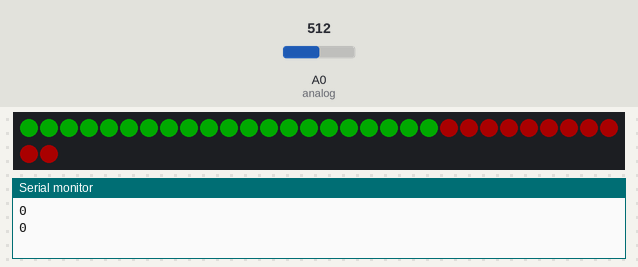
This sketch was run on a simulated Arduino Uno, built with avr-gcc and run on an emulated ATmega328P. On the bench: 32 RGB LEDs in strip order, left to right, continuing on the next row, the last lines printed to the serial monitor. The inputs (shaded band) are chosen by the test bench; at power-on: A0 (analog) = 512. Dim RGB values are drawn brighter than linear.

Above: at 6.03 s.
6.1 s: A0 (analog) set to 900
At 11.81 s:
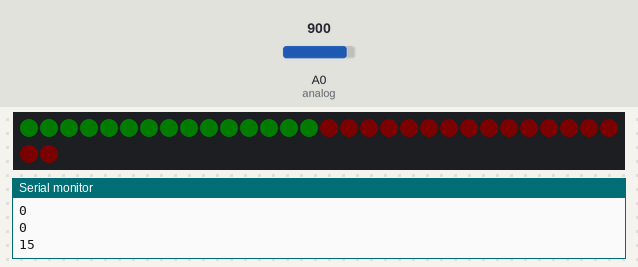
12.3 s: A0 (analog) set to 1023
At 14.42 s:
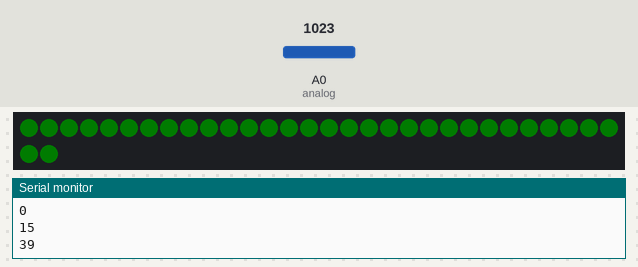
18.5 s: A0 (analog) set to 716
At 22.15 s:
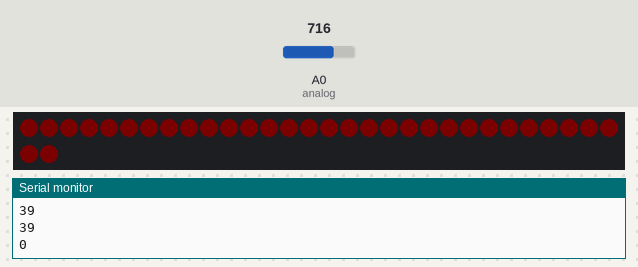

The sketch:

BMW_LED_light_SOC.ino
```cpp
#include <FastLED.h>   // led library
#define LED_PIN     3    // digital pin 3 out
#define NUM_LEDS    32
#define BRIGHTNESS
CRGB leds[NUM_LEDS];
int a;
int c = 1; // number of leds for soc
int analog=A0; // A0 input voltage from 4.17V to 4.83V
int SOC;
void setup() {
  FastLED.addLeds<WS2812, LED_PIN, GRB>(leds, NUM_LEDS);
  Serial.begin(9600);
}
void loop() {
  SOC = analogRead(analog);

  c=map(SOC, 825, 980, 0, 31); // maping voltage from 190V (arduino 4.17V (825)) to 220V ( arduino 4.83V (980)) -->>  0-31 led for SOC

  if (c<0){  // condition - minimal voltage
    c=0; }
    Serial.println(c);

  for (int i = 31; i >= c; i--) {
    leds[i] = CRGB ( 255, 0, 0); // red light
    a = 3+i*2;
      FastLED.setBrightness(a); // brightness
    FastLED.show();
    delay(80);
  }
  for (int i = 0; i <= 31; i++) {
    leds[i] = CRGB ( 0, 255, 0);    // green light
    a = 3+i*2;
         FastLED.setBrightness(a);  // brightness

    FastLED.show();
    delay(80);
  }
}

// bimerev
```

Measured:
- after the input at 18.5 s, the LEDs: first differ from a run without the input after 1.1 s (image 3 shows a later state)
